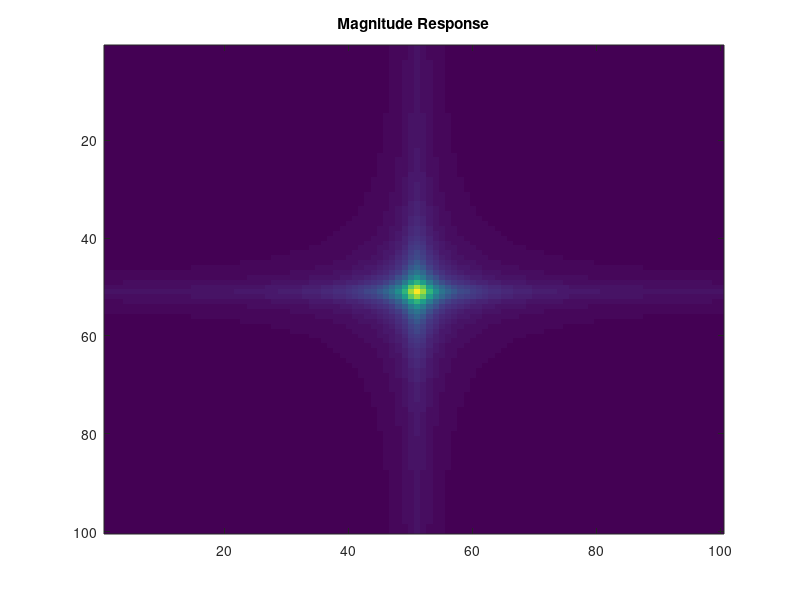
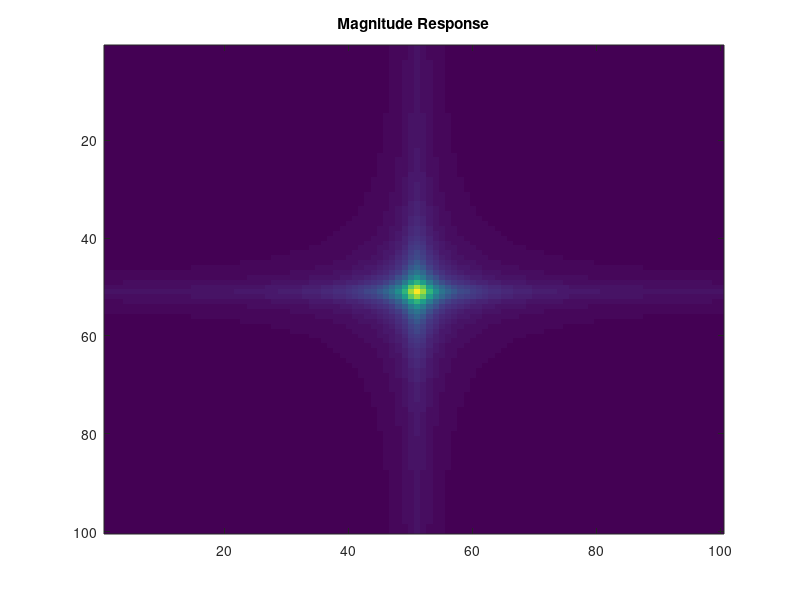

Reproduce these figures in MATLAB, in order.
clc;
clear all;
close all;
%% 3.
%(a)
for m = 1:100
    for n = 1:100
        x(m,n) = 0.9 .^ (m+n-2);
    end
end
Xa = fft(fft(x).').';
Xa_mag = abs(fftshift(Xa)); % fftshift reason : 一般影像處理(2維)的原點在左上角 需移到中間
% 詳見: https://www.itread01.com/content/1541093349.html
figure(1);
imagesc(Xa_mag); 
title("Magnitude Response");
%(b)
m = 0:99;
x1 = 0.9 .^ m;
n = 0:99;
x2 = 0.9 .^ n;
X1 = fft(x1);
X2 = fft(x2);
for k = 1:100
    for l = 1:100
        Xb(k,l) = X1(k)*X2(l);
    end
end
Xb_mag = abs(fftshift(Xb));
figure(2)
imagesc(Xb_mag);
title("Magnitude Response");

norm(Xa - Xb) % the same
